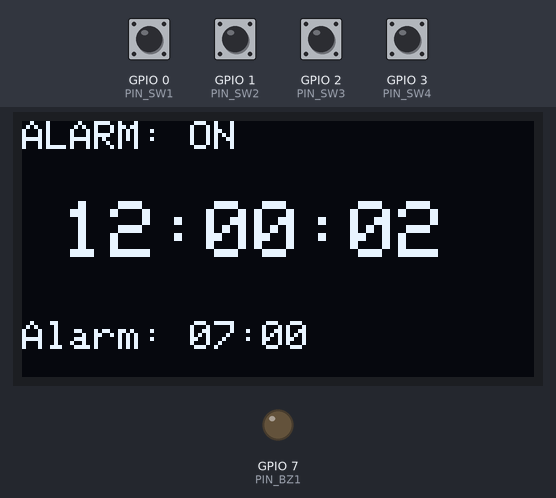
Simulated run of this sketch. Board: Seeed XIAO ESP32-C3. On the bench: 128×64 one-colour display, output pins drawn as LEDs (lit = HIGH). The test bench sets the inputs (shaded band); at power-on: GPIO 0 (PIN_SW1), GPIO 1 (PIN_SW2), GPIO 2 (PIN_SW3), GPIO 3 (PIN_SW4) HIGH.

Above: at 2.2 s.
2.3 s: GPIO 0 (PIN_SW1) pulled LOW for 1 s
At 4.8 s:
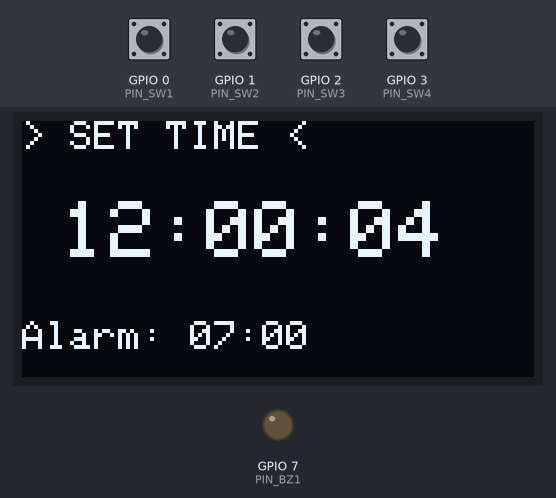
6.3 s: GPIO 3 (PIN_SW4) pulled LOW for 1 s
At 6.63 s:
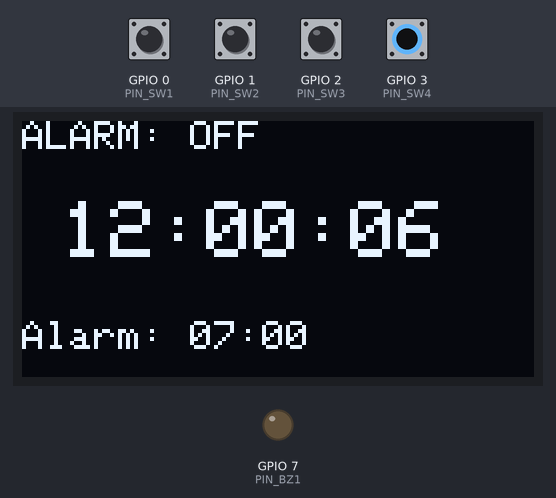
8.8 s: GPIO 0 (PIN_SW1) pulled LOW for 0.15 s
At 9.9 s:
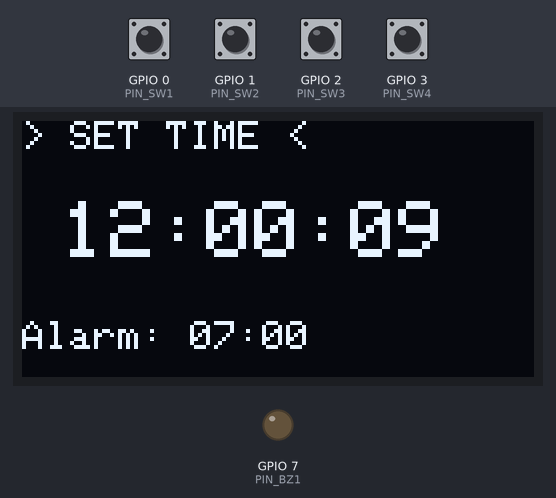
10.6 s: GPIO 1 (PIN_SW2) pulled LOW for 0.15 s
At 11.9 s:
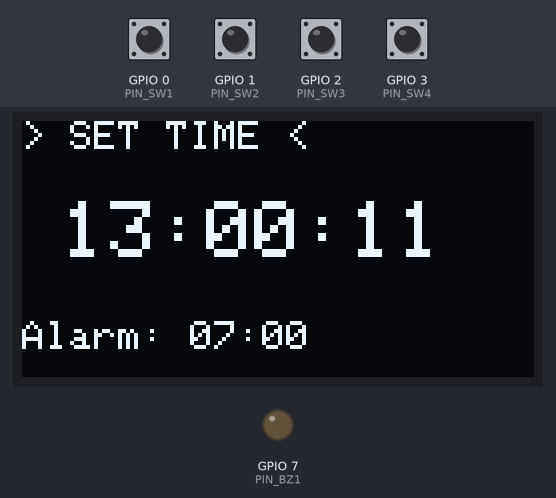
12.6 s: GPIO 2 (PIN_SW3) pulled LOW for 0.15 s
At 13.9 s:
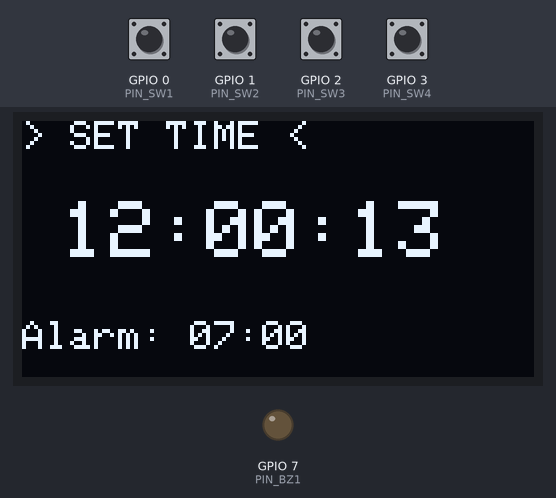
14.6 s: GPIO 1 (PIN_SW2) pulled LOW for 1 s
At 16.5 s:
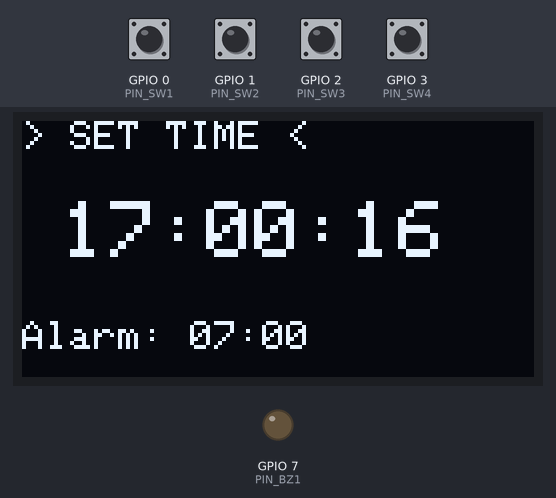
Timing chart, 0 to 18.0 s (numbered marks = the images above; inputs shaded):
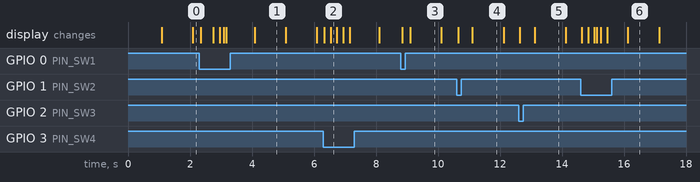

The sketch:

clock_firmware.ino
```cpp
#include <Arduino.h>
#include <Wire.h>
#include <Adafruit_GFX.h>
#include <Adafruit_SSD1306.h> // Change to Adafruit_SH1106.h if your OLED uses SH1106

// --- PIN DEFINITIONS (Based on your Schematic) ---
#define PIN_SW1  0  // D0
#define PIN_SW2  1  // D1
#define PIN_SW3  2  // D2
#define PIN_SW4  3  // D3

#define PIN_SCL  4  // D4 (OLED SCL / I2C Clock)
#define PIN_SDA  8  // D8 (OLED SDA / I2C Data)
#define PIN_BZ1  7  // D7 (Passive Buzzer)

// OLED display settings
#define SCREEN_WIDTH 128
#define SCREEN_HEIGHT 64
#define OLED_RESET    -1
Adafruit_SSD1306 display(SCREEN_WIDTH, SCREEN_HEIGHT, &Wire, OLED_RESET);

// --- TIME & ALARM VARIABLES ---
int hours = 12;
int minutes = 0;
int seconds = 0;

int alarmHours = 7;
int alarmMinutes = 0;
bool alarmEnabled = true;
bool alarmTriggered = false;

// Millis tracking for internal clock
unsigned long previousMillis = 0;
const long interval = 1000; // 1 second

// UI States
enum State {
  STATE_NORMAL,
  STATE_SET_TIME,
  STATE_SET_ALARM
};
State currentState = STATE_NORMAL;
int editCursor = 0; // 0: Hours, 1: Minutes

void setup() {
  // Initialize Serial for debugging (optional)
  Serial.begin(115200);

  // Initialize Pins
  pinMode(PIN_SW1, INPUT_PULLUP);
  pinMode(PIN_SW2, INPUT_PULLUP);
  pinMode(PIN_SW3, INPUT_PULLUP);
  pinMode(PIN_SW4, INPUT_PULLUP);
  pinMode(PIN_BZ1, OUTPUT);

  // Initialize I2C with custom pins for XIAO ESP32-C3
  Wire.begin(PIN_SDA, PIN_SCL);

  // Initialize OLED Display
  if(!display.begin(SSD1306_SWITCHCAPVCC, 0x3C)) {
    Serial.println(F("SSD1306 allocation failed"));
    for(;;);
  }

  display.clearDisplay();
  display.setTextSize(1);
  display.setTextColor(SSD1306_WHITE);
  display.setCursor(0,0);
  display.print("XIAO Clock Initialized");
  display.display();
  delay(1000);
}

void loop() {
  handleTimekeeping();
  handleButtons();
  checkAlarm();
  updateDisplay();
}

// --- TIMEKEEPING ---
void handleTimekeeping() {
  unsigned long currentMillis = millis();
  if (currentMillis - previousMillis >= interval) {
    previousMillis = currentMillis;
    seconds++;
    if (seconds >= 60) {
      seconds = 0;
      minutes++;
      if (minutes >= 60) {
        minutes = 0;
        hours++;
        if (hours >= 24) {
          hours = 0;
        }
      }
    }
  }
}

// --- BUTTON HANDLING ---
/*
   SW1 (D0): Mode / Select (Cycles Normal -> Set Time -> Set Alarm)
   SW2 (D1): Increment / Value Up (+)
   SW3 (D2): Decrement / Value Down (-)
   SW4 (D3): Snooze / Stop Alarm / Toggle Alarm On/Off
*/
void handleButtonPress(int button) {
  switch (currentState) {
    case STATE_NORMAL:
      if (button == 1) { // SW1: Switch to Set Time mode
        currentState = STATE_SET_TIME;
        editCursor = 0;
      } else if (button == 4) { // SW4: Toggle Alarm On/Off
        alarmEnabled = !alarmEnabled;
        if (alarmTriggered) {
          alarmTriggered = false; // Stop active alarm
          noTone(PIN_BZ1);
        }
      }
      break;

    case STATE_SET_TIME:
      if (button == 1) { // SW1: Move cursor or exit
        editCursor++;
        if (editCursor > 1) {
          currentState = STATE_SET_ALARM; // Move to set alarm next
          editCursor = 0;
        }
      } else if (button == 2) { // SW2: Increment (+<h4>)
        if (editCursor == 0) hours = (hours + 1) % 24;
        else if (editCursor == 1) minutes = (minutes + 1) % 60;
      } else if (button == 3) { // SW3: Decrement (-)
        if (editCursor == 0) hours = (hours - 1 + 24) % 24;
        else if (editCursor == 1) minutes = (minutes - 1 + 60) % 60;
      } else if (button == 4) { // SW4: Quick exit back to normal
        currentState = STATE_NORMAL;
      }
      break;

    case STATE_SET_ALARM:
      if (button == 1) { // SW1: Return to Normal mode
        currentState = STATE_NORMAL;
      } else if (button == 2) { // SW2: Increment Alarm
        if (editCursor == 0) alarmHours = (alarmHours + 1) % 24;
        else if (editCursor == 1) alarmMinutes = (alarmMinutes + 1) % 60;
      } else if (button == 3) { // SW3: Decrement Alarm
        if (editCursor == 0) alarmHours = (alarmHours - 1 + 24) % 24;
        else if (editCursor == 1) alarmMinutes = (alarmMinutes - 1 + 60) % 60;
      } else if (button == 4) { // SW4: Toggle Alarm Hour/Minute cursor
        editCursor = (editCursor + 1) % 2;
      }
      break;
  }
}

// Simple debounce and button reader
void handleButtons() {
  static unsigned long lastDebounceTime = 0;
  unsigned long debounceDelay = 200;

  if (millis() - lastDebounceTime > debounceDelay) {
    if (digitalRead(PIN_SW1) == LOW) { lastDebounceTime = millis(); handleButtonPress(1); }
    else if (digitalRead(PIN_SW2) == LOW) { lastDebounceTime = millis(); handleButtonPress(2); }
    else if (digitalRead(PIN_SW3) == LOW) { lastDebounceTime = millis(); handleButtonPress(3); }
    else if (digitalRead(PIN_SW4) == LOW) { lastDebounceTime = millis(); handleButtonPress(4); }
  }
}

// --- ALARM & BUZZER LOGIC ---
void checkAlarm() {
  if (alarmEnabled && !alarmTriggered) {
    if (hours == alarmHours && minutes == alarmMinutes && seconds == 0) {
      alarmTriggered = true;
    }
  }

  // Play buzzer pattern if alarm is triggered
  if (alarmTriggered) {
    // Simple beep pattern using passive buzzer
    unsigned long currentMillis = millis();
    if ((currentMillis / 500) % 2 == 0) {
      tone(PIN_BZ1, 1000); // 1kHz tone
    } else {
      noTone(PIN_BZ1);
    }
  }
}

// --- DISPLAY ROUTINE ---
void updateDisplay() {
  display.clearDisplay();

  // Header / Status bar
  display.setTextSize(1);
  display.setCursor(0, 0);
  if (currentState == STATE_NORMAL) {
    display.print(alarmEnabled ? "ALARM: ON" : "ALARM: OFF");
  } else if (currentState == STATE_SET_TIME) {
    display.print("> SET TIME <");
  } else if (currentState == STATE_SET_ALARM) {
    display.print("> SET ALARM <");
  }

  // Draw Time (Large text)
  display.setTextSize(2);
  display.setCursor(10, 20);
  if (hours < 10) display.print("0");
  display.print(hours);
  display.print(":");
  if (minutes < 10) display.print("0");
  display.print(minutes);
  display.print(":");
  if (seconds < 10) display.print("0");
  display.print(seconds);

  // Draw Alarm Info at bottom
  display.setTextSize(1);
  display.setCursor(0, 50);
  display.print("Alarm: ");
  if (alarmHours < 10) display.print("0");
  display.print(alarmHours);
  display.print(":");
  if (alarmMinutes < 10) display.print("0");
  display.print(alarmMinutes);

  if (alarmTriggered) {
    display.setCursor(75, 50);
    display.print("[WAKE UP!]");
  }

  display.display();
}
```

Measured:
- after the input at 2.3 s, the display: first changes at once (image 1 shows a later state)
- after the input at 6.3 s, the display: first changes at once (image 2 shows a later state)
- after the input at 8.8 s, the display: first changes after 0.05 s (image 3 shows a later state)
- what the display in image 1 shows lasts 1.0 s, from 4.1 s to 5.1 s
